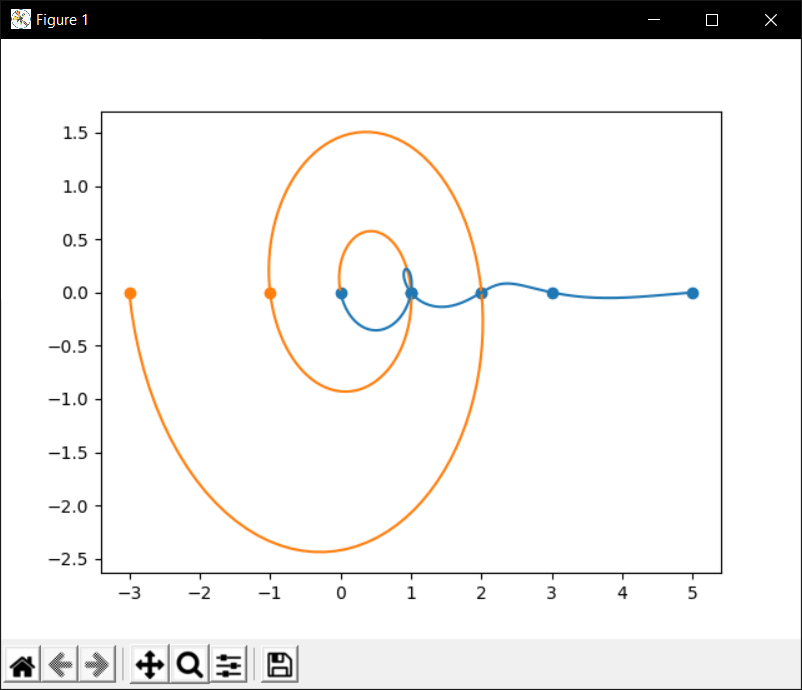

Generate this figure with Python:
'''
Luigi Quattrociocchi
April 23 2021
Complex fibonacci 'sequence'
https://www.youtube.com/watch?v=ghxQA3vvhsk
https://mathworld.wolfram.com/BinetsFibonacciNumberFormula.html
'''

from cmath import sqrt
from math import ceil
import matplotlib.pyplot as plt

def binet(n):
    '''
    https://mathworld.wolfram.com/BinetsFibonacciNumberFormula.html
    
    Args:
        n (int, float)
    Returns:
        F_n (complex)
    '''
    
    F_n = (1 + sqrt(5)) ** n - (1 - sqrt(5)) ** n
    F_n /= pow(2, n) * sqrt(5)
	
    if not isinstance(F_n, complex):
        F_n = complex(F_n)
    return F_n.real, F_n.imag




# yeah this is not ideal but idc
RANGE = (-4, 5)
STEP = 0.02

neg = []
pos = []

x = RANGE[0]
while x <= RANGE[1]:
    (neg if x < 0 else pos).append(binet(x))
    x += STEP

plt.plot(*zip(*neg), color="C1")
plt.plot(*zip(*pos), color="C0")
# also not ideal
plt.scatter(*zip(*(binet(x) for x in range(RANGE[0], 0    ))), color="C1")
plt.scatter(*zip(*(binet(x) for x in range(0, RANGE[1] + 1))), color="C0")
plt.show()
